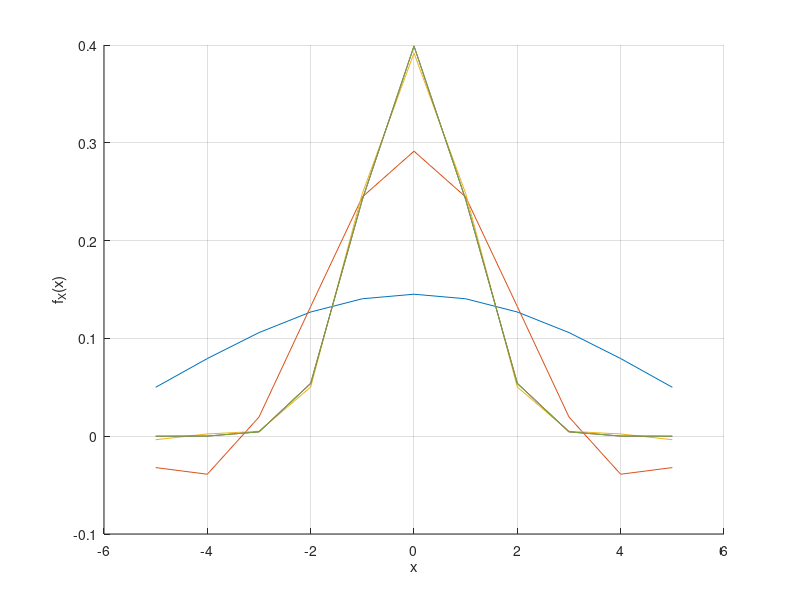

Reproduce this figure in MATLAB.
function COS_Normal_Density_Recovery
close all;clc;
format long
i = complex(0,1); %assigning i=sqrt(-1)

% The COS method settings

a = -10; % truncation domain
b =  10;

% Characteristic function parameters

mu     = 0;    sigma  = 1;

% Domain for the density f(x)

x = [-5, -4, -3, -2, -1, 0, 1, 2, 3, 4, 5];

% Characteristic function  

cf  =  @(u) exp(i * mu * u - 0.5 * sigma^2 * u.^2);

% Iterate over different numbers of expansion terms

Ngrid = 2.^(2:1:6);
idx = 1;
error = zeros(length(Ngrid),1);
figure(1); hold on; grid on;xlabel('x');ylabel('f_X(x)')
for N=Ngrid

    % Density from the COS method

    f_X = COSDensity(cf,x,N,a,b);

    % Error

    error(idx) = max(normpdf(x)-f_X);
    idx = idx + 1;
    plot(x,f_X)
end

error

function f_X = COSDensity(cf,x,N,a,b)
i = complex(0,1); %assigning i=sqrt(-1)
k = 0:N-1; 
u = k * pi / (b - a);

% F_k coefficients

F_k    = 2 / (b - a) * real(cf(u) .* exp(-i * u * a));
F_k(1) = F_k(1) * 0.5; % adjustment for the first term

% Final calculation

f_X = F_k * cos(u' * (x - a));
